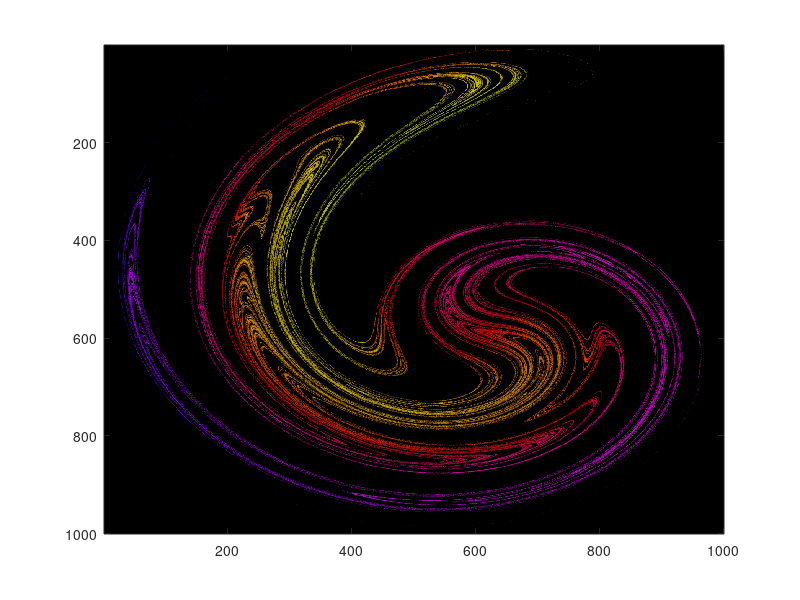

MATLAB code for this plot:
%ikeda attractor
%zn+1 = a + b zn exp[ i k - i p / (1 + | zn2 | ) ]
%a = 0.85, b = 0.9, k = 0.4, p = 7.7
a = 0.85;
b = 0.9;
k = 0.4;
pp = 7.7;

xres=1000;
yres=1000;
x=linspace(-1.5,1.1,xres);
y=linspace(-0.6,1.7,yres);
zval=zeros(length(x),length(y),3);
xdiff=x(2)-x(1);
ydiff=y(2)-y(1);
minx=min(x);
miny=min(y);

sensitivity=0.2;
xi=0;yi=0;xn=0;yn=0;
curcol=zeros(1,3);
total=50;
skip=10;
z_old=0+0i;
max_x=0;max_y=0;
for n=1:700000
    aa=mod(xi/5,1);
    s=1;
    v=1;
    zo = floor(6*aa);
    rough = (zo);
    f = aa*6 - zo;
    p = v*(1-s);
    q = v*(1-s*f);
    t = v*(1-s*(1-f));
    
    switch (rough)
        case 0
            r=v; g=t; bb=p;
        case 1
            r=q; g=v; bb=p;
        case 2
            r=p; g=v; bb=t;
        case 3
            r=p; g=q; bb=v;
        case 4
            r=t; g=p; bb=v;
        case 5
            r=v; g=p; bb=q;
    end
    z_new=a + b*z_old* exp( i*k - i*pp/(1 + abs( z_old^2 ) ) );
    z_old=z_new;
    xi=imag(z_old);
    yi=real(z_old);
    
    
    indx=floor((xi-minx)/xdiff);
    indy=floor((yi-miny)/ydiff);
    
    zval(indx,indy,1)=zval(indx,indy,1)+r;
    zval(indx,indy,2)=zval(indx,indy,2)+g;
    zval(indx,indy,3)=zval(indx,indy,3)+bb;
    
end

zval=(1.0-exp(-sensitivity .*zval))*200;
image(uint8(zval));
imwrite(uint8(zval),'ikeda.png')
